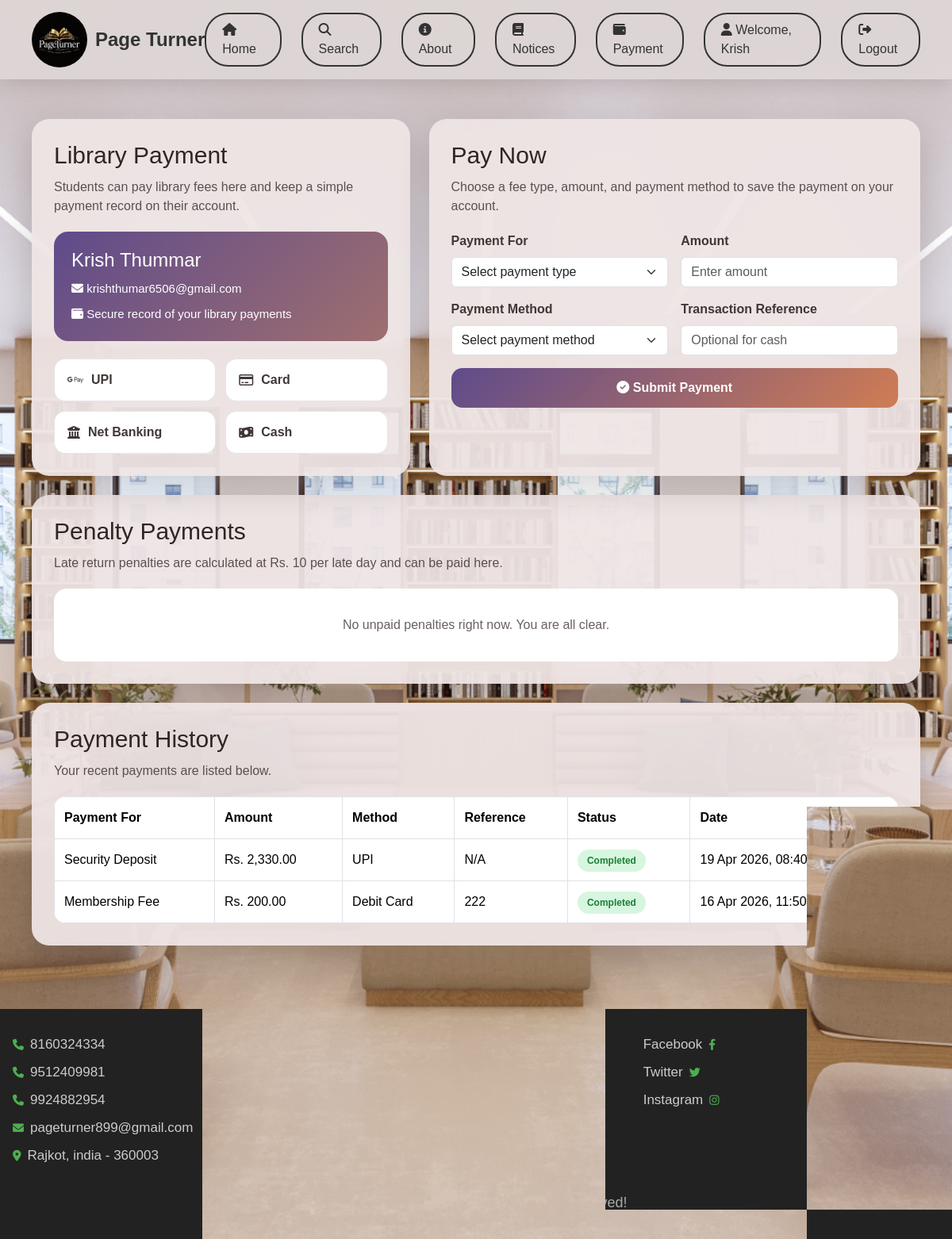
Page /payment.php (signed in) on the committed database.
### tables this page shows
CREATE TABLE `students` (
  `id` int(11) NOT NULL,
  `firstname` varchar(50) NOT NULL,
  `lastname` varchar(50) NOT NULL,
  `created_on` date NOT NULL,
  `email` varchar(100) NOT NULL,
  `password` varchar(255) NOT NULL,
  `gender` enum('Male','Female','Other') NOT NULL,
  `mobile` varchar(20) NOT NULL
);

CREATE TABLE `payments` (
  `id` int(11) NOT NULL,
  `student_id` int(11) NOT NULL,
  `payment_for` varchar(50) NOT NULL,
  `amount` decimal(10,2) NOT NULL,
  `payment_method` varchar(50) NOT NULL,
  `penalty_id` int(11) DEFAULT NULL,
  `transaction_ref` varchar(100) DEFAULT NULL,
  `status` varchar(20) NOT NULL DEFAULT 'Completed',
  `paid_at` datetime NOT NULL DEFAULT current_timestamp()
);

### payment.php (the view, shortened to what this page needs)
<?php
include 'components/connect.php';
$student_id = (int) $_SESSION['student_id'];
$payments = [];
$penalties = [];
$penalty_rate = 10;
$fee_types = [
    'membership' => 'Membership Fee',
    'late_fine' => 'Late Fine',
    'security_deposit' => 'Security Deposit',
    'other' => 'Other Charges',
];
$payment_methods = [
    'upi' => 'UPI',
    'debit_card' => 'Debit Card',
    'credit_card' => 'Credit Card',
    'net_banking' => 'Net Banking',
    'cash' => 'Cash',
];
try {
    $conn->exec("
        CREATE TABLE IF NOT EXISTS payments (
            id INT(11) NOT NULL AUTO_INCREMENT PRIMARY KEY,
            student_id INT(11) NOT NULL,
            payment_for VARCHAR(50) NOT NULL,
            amount DECIMAL(10,2) NOT NULL,
            payment_method VARCHAR(50) NOT NULL,
            penalty_id INT(11) DEFAULT NULL,
            transaction_ref VARCHAR(100) DEFAULT NULL,
            status VARCHAR(20) NOT NULL DEFAULT 'Completed',
            paid_at DATETIME NOT NULL DEFAULT CURRENT_TIMESTAMP
        ) ENGINE=InnoDB DEFAULT CHARSET=utf8mb4 COLLATE=utf8mb4_general_ci
    ");
    $conn->exec("
        CREATE TABLE IF NOT EXISTS penalties (
            id INT(11) NOT NULL AUTO_INCREMENT PRIMARY KEY,
            borrow_id INT(11) NOT NULL,
            student_id INT(11) NOT NULL,
            book_id INT(11) NOT NULL,
            due_date DATE NOT NULL,
            return_date DATE NOT NULL,
            late_days INT(11) NOT NULL DEFAULT 0,
            amount DECIMAL(10,2) NOT NULL DEFAULT 0,
            status VARCHAR(20) NOT NULL DEFAULT 'Unpaid',
            paid_at DATETIME DEFAULT NULL,
            created_at DATETIME NOT NULL DEFAULT CURRENT_TIMESTAMP
        ) ENGINE=InnoDB DEFAULT CHARSET=utf8mb4 COLLATE=utf8mb4_general_ci
    ");
    $student_stmt = $conn->prepare("SELECT firstname, lastname, email FROM students WHERE id = ?");
    $student_stmt->execute([$student_id]);
    $student = $student_stmt->fetch(PDO::FETCH_ASSOC);
    $penalty_stmt = $conn->prepare("
        SELECT penalties.*, books.title, books.isbn
        FROM penalties
        JOIN books ON books.id = penalties.book_id
        WHERE penalties.student_id = ? AND penalties.status = 'Unpaid'
        ORDER BY penalties.return_date DESC, penalties.id DESC
    ");
    $penalty_stmt->execute([$student_id]);
    $penalties = $penalty_stmt->fetchAll(PDO::FETCH_ASSOC);
    $history_stmt = $conn->prepare("
        SELECT
            payments.payment_for,
            payments.amount,
            payments.payment_method,
            payments.transaction_ref,
            payments.status,
            payments.paid_at,
            books.title AS penalty_book_title,
            books.isbn AS penalty_book_isbn
        FROM payments
        LEFT JOIN penalties ON penalties.id = payments.penalty_id
        LEFT JOIN books ON books.id = penalties.book_id
        WHERE payments.student_id = ?
        ORDER BY payments.paid_at DESC, payments.id DESC
    ");
    $history_stmt->execute([$student_id]);
    $payments = $history_stmt->fetchAll(PDO::FETCH_ASSOC);
} catch (PDOException $e) {
    $error = 'Payment service is not available right now.';
    $student = [
        'firstname' => $_SESSION['student_name'] ?? 'Student',
        'lastname' => '',
        'email' => '',
    ];
    $payments = [];
    $penalties = [];
}
?>
<!DOCTYPE html>
<html lang="en">
<head>
<link href="https://cdn.jsdelivr.net/npm/bootstrap@5.3.2/dist/css/bootstrap.min.css" rel="stylesheet">
<link rel="stylesheet" href="https://cdnjs.cloudflare.com/ajax/libs/font-awesome/6.5.0/css/all.min.css">
</head>
<body>
<?php include 'components/hearder.php'; ?>
<div class="payment-wrapper">
    <div class="payment-grid">
        <section class="panel">
            <h2>Library Payment</h2>
            <p>Students can pay library fees here and keep a simple payment record on their account.</p>
            <div class="summary-card">
                <h3><?php echo htmlspecialchars(trim(($student['firstname'] ?? 'Student') . ' ' . ($student['lastname'] ?? ''))); ?></h3>
                <div class="summary-meta">
                    <span><i class="fa-solid fa-envelope"></i> <?php echo htmlspecialchars($student['email'] ?? ''); ?></span>
                    <span><i class="fa-solid fa-wallet"></i> Secure record of your library payments</span>
                </div>
            </div>
            <div class="method-list">
                <div class="method-item"><i class="fa-brands fa-google-pay"></i> UPI</div>
                <div class="method-item"><i class="fa-regular fa-credit-card"></i> Card</div>
                <div class="method-item"><i class="fa-solid fa-building-columns"></i> Net Banking</div>
                <div class="method-item"><i class="fa-solid fa-money-bill-wave"></i> Cash</div>
            </div>
        </section>
        <section class="panel">
            <h2>Pay Now</h2>
            <p>Choose a fee type, amount, and payment method to save the payment on your account.</p>
            <form method="POST">
                <div class="row g-3">
                    <div class="col-md-6">
                        <label class="form-label" for="payment_for">Payment For</label>
                        <select class="form-select" name="payment_for" id="payment_for" required>
                            <option value="">Select payment type</option>
                        </select>
                    </div>
                    <div class="col-md-6">
                        <label class="form-label" for="amount">Amount</label>
                        <input type="number" min="1" step="0.01" class="form-control" name="amount" id="amount" placeholder="Enter amount" value="<?php echo htmlspecialchars($_POST['amount'] ?? ''); ?>" required>
                    </div>
                    <div class="col-md-6">
                        <label class="form-label" for="payment_method">Payment Method</label>
                        <select class="form-select" name="payment_method" id="payment_method" required>
                            <option value="">Select payment method</option>
                        </select>
                    </div>
                    <div class="col-md-6">
                        <label class="form-label" for="transaction_ref">Transaction Reference</label>
                        <input type="text" class="form-control" name="transaction_ref" id="transaction_ref" placeholder="Optional for cash" value="<?php echo htmlspecialchars($_POST['transaction_ref'] ?? ''); ?>">
                    </div>
                    <div class="col-12">
                        <button type="submit" name="pay_now" class="btn-pay">
                            <i class="fa-solid fa-circle-check"></i> Submit Payment
                        </button>
                    </div>
                </div>
            </form>
        </section>
    </div>
    <section class="panel mt-4">
        <h2>Penalty Payments</h2>
        <p>Late return penalties are calculated at Rs. <?php echo htmlspecialchars((string) $penalty_rate); ?> per late day and can be paid here.</p>
        <?php if (!empty($penalties)): ?>
            <div class="penalty-list">
                <?php foreach ($penalties as $penalty): ?>
                    <div class="penalty-card">
                        <h3><?php echo htmlspecialchars($penalty['title']); ?></h3>
                        <div class="penalty-meta">
                            <span><strong>ISBN:</strong> <?php echo htmlspecialchars($penalty['isbn']); ?></span>
                            <span><strong>Due Date:</strong> <?php echo htmlspecialchars(date('d M Y', strtotime($penalty['due_date']))); ?></span>
                            <span><strong>Returned:</strong> <?php echo htmlspecialchars(date('d M Y', strtotime($penalty['return_date']))); ?></span>
                            <span><strong>Late Days:</strong> <?php echo htmlspecialchars((string) $penalty['late_days']); ?></span>
                        </div>
                        <div class="d-flex justify-content-between align-items-center flex-wrap gap-3 mb-3">
                            <span class="penalty-amount">Rs. <?php echo htmlspecialchars(number_format((float) $penalty['amount'], 2)); ?></span>
                            <span class="badge bg-danger">Unpaid Penalty</span>
                        </div>
                        <form method="POST" class="inline-form">
                            <input type="hidden" name="penalty_id" value="<?php echo (int) $penalty['id']; ?>">
                            <div>
                                <label class="form-label" for="payment_method_<?php echo (int) $penalty['id']; ?>">Method</label>
                                <select class="form-select" name="payment_method" id="payment_method_<?php echo (int) $penalty['id']; ?>" required>
                                    <option value="">Select method</option>
                                    <?php foreach ($payment_methods as $value => $label): ?>
                                        <option value="<?php echo htmlspecialchars($value); ?>"><?php echo htmlspecialchars($label); ?></option>
                                    <?php endforeach; ?>
                                </select>
                            </div>
                            <div>
                                <label class="form-label" for="transaction_ref_<?php echo (int) $penalty['id']; ?>">Reference</label>
                                <input type="text" class="form-control" name="transaction_ref" id="transaction_ref_<?php echo (int) $penalty['id']; ?>" placeholder="Optional for cash">
                            </div>
                            <button type="submit" name="pay_penalty" class="btn-pay">
                                <i class="fa-solid fa-wallet"></i> Pay Penalty
                            </button>
                        </form>
                    </div>
                <?php endforeach; ?>
            </div>
        <?php else: ?>
            <div class="empty-state">
                No unpaid penalties right now. You are all clear.
            </div>
        <?php endif; ?>
    </section>
    <section class="panel mt-4">
        <h2>Payment History</h2>
        <p>Your recent payments are listed below.</p>
        <?php if (!empty($payments)): ?>
            <div class="table-wrap">
                <table class="table table-bordered align-middle mb-0">
                    <thead>
                        <tr>
                            <th>Payment For</th>
                            <th>Amount</th>
                            <th>Method</th>
                            <th>Reference</th>
                            <th>Status</th>
                            <th>Date</th>
                        </tr>
                    </thead>
                    <tbody>
                        <?php foreach ($payments as $payment): ?>
                            <tr>
                                <td>
                                    <?php echo htmlspecialchars($fee_types[$payment['payment_for']] ?? $payment['payment_for']); ?>
                                </td>
                                <td>Rs. <?php echo htmlspecialchars(number_format((float) $payment['amount'], 2)); ?></td>
                                <td><?php echo htmlspecialchars($payment_methods[$payment['payment_method']] ?? $payment['payment_method']); ?></td>
                                <td><?php echo htmlspecialchars($payment['transaction_ref'] ?: 'N/A'); ?></td>
                                <td><span class="badge-status"><?php echo htmlspecialchars($payment['status']); ?></span></td>
                                <td><?php echo htmlspecialchars(date('d M Y, h:i A', strtotime($payment['paid_at']))); ?></td>
                            </tr>
                        <?php endforeach; ?>
                    </tbody>
                </table>
            </div>
        <?php else: ?>
            <div class="empty-state">
                No payments found yet. Your payment history will appear here after the first transaction.
            </div>
        <?php endif; ?>
    </section>
</div>
<?php include 'components/footer.php'; ?>
</body>
</html>

### payment.php (style rules this page uses)
body { background:url("img/backgroundd.jpg") no-repeat center center fixed; background-size:cover; }
.payment-wrapper { max-width:1150px; margin:40px auto; padding:0 15px 40px; }
.payment-grid { display:grid; grid-template-columns:1fr 1.3fr; gap:24px; }
.panel { background:rgba(238, 229, 229, 0.94); border-radius:22px; box-shadow:0 18px 40px rgba(0,0,0,0.15); padding:28px; }
.panel h2 { font-size:30px; margin-bottom:10px; color:#2f2525; }
.panel p { color:#5b5050; margin-bottom:20px; }
.summary-card { background:linear-gradient(135deg, #5f4b8b, #9f6f6f); color:#fff; border-radius:18px; padding:22px; margin-bottom:22px; }
.summary-card h3 { font-size:24px; margin-bottom:10px; }
.summary-meta { display:grid; gap:10px; font-size:15px; }
.method-list { display:grid; grid-template-columns:repeat(2, minmax(0, 1fr)); gap:12px; margin-top:12px; }
.method-item { border:1px solid rgba(0,0,0,0.1); border-radius:14px; background:#fff; padding:14px 16px; display:flex; align-items:center; gap:10px; font-weight:600; color:#413636; }
.form-label { font-weight:600; color:#413636; }
.form-control, .form-select { border-radius:14px; padding:12px 14px; }
.btn-pay { width:100%; border:none; border-radius:14px; padding:13px 18px; background:linear-gradient(135deg, #5f4b8b, #d07d54); color:#fff; font-weight:700; }
.table-wrap { overflow-x:auto; }
table { width:100%; background:#fff; border-radius:16px; overflow:hidden; }
th { background:#6d5959; color:#fff; font-weight:600; white-space:nowrap; }
td, th { padding:14px 12px !important; vertical-align:middle; }
.badge-status { background:#d7f6df; color:#1a7f37; border-radius:30px; padding:7px 12px; font-size:12px; font-weight:700; }
.empty-state { text-align:center; padding:34px 20px; color:#6b6060; background:#fff; border-radius:16px; }

### components/hearder.php (style rules this page uses)
body { margin: 0; padding: 0; padding-top: 110px; font-family: Arial, sans-serif; }

### rows in the picture
students: firstname+lastname "Krish Thummar", email "krishthumar6506@gmail.com"
payments: payment_for "Security Deposit", amount "2,330.00", payment_method "UPI", transaction_ref "N/A", status "Completed", paid_at "19 Apr 2026, 08:40 AM"
payments: payment_for "Membership Fee", amount "200.00", payment_method "Debit Card", transaction_ref "222", status "Completed", paid_at "16 Apr 2026, 11:50 PM"

### other values in the picture
$_SESSION['student_name'] "Krish"
$penalty_rate "10"
